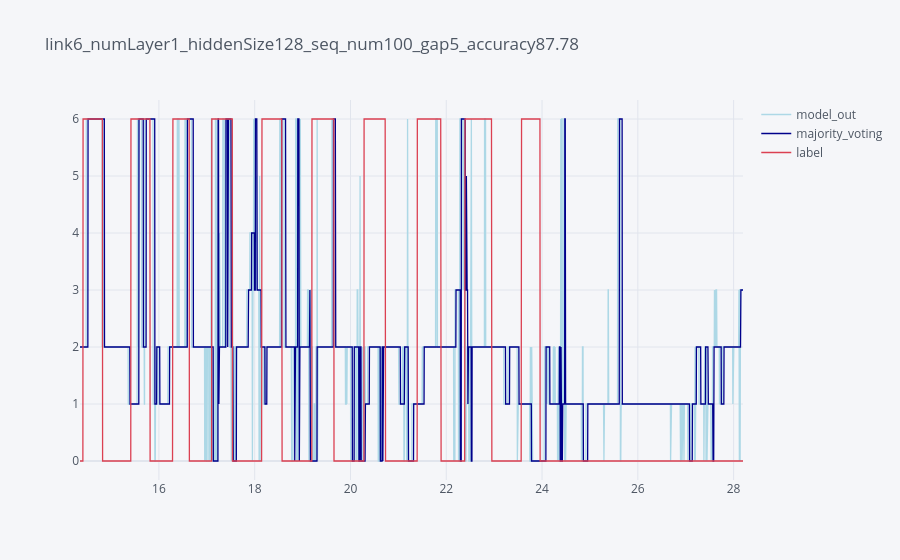

The notebook cell this image was saved under:
### Markdown cell above
### plot

### Code cell
best_models_index, folder_name , data_name, dof  = ([   [1, 64, 3, 50],
                                                        [1, 64, 3, 80],
                                                        [1, 64, 3, 100],
                                                        [1, 64, 5, 50],
                                                        [1, 64, 5, 80],
                                                        [1, 64, 5, 100],
                                                        [1, 128, 3, 50],
                                                        [1, 128, 3, 80],
                                                        [1, 128, 3, 100],
                                                        [1, 128, 5, 50],
                                                        [1, 128, 5, 80],
                                                        [1, 128, 5, 100] ], f'pipelines/trained_models/{data_name}/contact_localization/fine_tuned{batch_size}/', data_name, dof)

#best_models_index = [[2, 128, 3, 200]]
# hyperparameters

n = 14  # Window size for majority voting

device = torch.device("cuda:0" if torch.cuda.is_available() else "cpu")

if device.type == "cuda":
    print("Using GPU:", torch.cuda.get_device_name())

main_path = os.getcwd().replace('pipelines', '')

dataset_info = {
os.getcwd().replace('pipelines', '') + f'/dataset/{data_name}/labeled_data/': 7
}

dict_label = {'link7': 7, 'link6':6, 'link5':5, 'link4':4, 'link3':3, 'link2':2, 'link1':1, 'no_contact': 0}
selected_features = [f'e{i}' for i in range(dof)]#+[ f'de{i}' for i in range(robot_dof)]


counter = 1
links = ['link7', 'link6', 'link5', 'link4', 'link3', 'link2', 'link1']
for num_layers, hidden_size, gap, seq_num in best_models_index:
    for model_name in os.listdir(f'{main_path}/{folder_name}/'):
        if f'numLayer{num_layers}_hiddenSize{hidden_size}_seq_num{seq_num}_gap{gap}' in model_name:
            print(counter,')  ' , num_layers, hidden_size, gap, seq_num)
            counter +=1
            model = cnnLSTM(num_features_joints=seq_num, num_layers=num_layers, hidden_size=hidden_size, dropout=0.7, bidirectional=True)
            model.to(device)
            model.load_state_dict(torch.load(f'{main_path}/{folder_name}/{model_name}'))
            model.eval()
            y_pred, y_true= [], []

            for data_path, dof in dataset_info.items():
                # Load the dataset for testing
                testing_datasets = LoadDatasets(data_path, dict_label)
                test_datasetloader = DataLoader(testing_datasets, batch_size=1, shuffle=False)
                for link in links:
                    # Iterate through the dataset (trials)
                    for trial_dataset_path, label in test_datasetloader:
                        if link in trial_dataset_path[0]:
                            # Load the dataset for the specific trial
                            data = LoadSeqDataset(file_path=trial_dataset_path[0], label=label[0], 
                                                selected_features=selected_features[0:dof], seq_num=seq_num, gap=1)
                            data.sequences = data.sequences[len(data)//2:-1]
                            # Initialize an empty dataframe if not done before
                            df = pd.DataFrame(columns=["time", "label", "model_out", "probability", "majority_voting"])

                            # Create a DataLoader for this specific trial data
                            test_loader = DataLoader(data, batch_size=len(data), shuffle=False)

                            # Iterate through the DataLoader to make predictions
                            for batch_idx, (seqs, labels) in enumerate(test_loader):
                                seqs = seqs.float().to(device)  # Convert sequences to float and move to device

                                # Perform the prediction without gradient computation
                                with torch.no_grad():
                                    predictions = model.prediction(seqs)

                                # Fill the dataframe with the results
                                df['time'] = data.data.time[len(data.data.time)-len(data)-1:-1]
                                df['label'] = labels.cpu().numpy()  # Convert label to numpy
                                df['model_out'] = predictions.cpu().detach().numpy()  # Convert predictions to numpy
                                df['majority_voting'] = majority_voting_last_n(df['model_out'], n)

                            # Plotting using Plotly (assuming you have plotly installed)
                            df.iplot(x='time', y=['model_out', 'majority_voting', 'label'], 
                                    colors=[ 'lightblue', 'darkblue', 'red'], 
                                    title=f'{link}_{model_name}')
                            break

### Figure 1 — Plotly figure (JSON) as saved in the notebook; plotly's stock layout.template omitted (floating-point values rounded to 4 significant figures; data arrays with more than 128 entries replaced by an {"elided": "..."} marker saying what was removed)
{"data": [{"line": {"color": "rgba(173, 216, 230, 1.0)", "dash": "solid", "shape": "linear", "width": 1.3}, "mode": "lines", "name": "model_out", "text": "", "type": "scatter", "x": {"elided": "2770 float values"}, "y": {"elided": "2770 int values"}}, {"line": {"color": "rgba(0, 0, 139, 1.0)", "dash": "solid", "shape": "linear", "width": 1.3}, "mode": "lines", "name": "majority_voting", "text": "", "type": "scatter", "x": {"elided": "2770 float values"}, "y": {"elided": "2770 int values"}}, {"line": {"color": "rgba(219, 64, 82, 1.0)", "dash": "solid", "shape": "linear", "width": 1.3}, "mode": "lines", "name": "label", "text": "", "type": "scatter", "x": {"elided": "2770 float values"}, "y": {"elided": "2770 int values"}}], "layout": {"legend": {"bgcolor": "#F5F6F9", "font": {"color": "#4D5663"}}, "paper_bgcolor": "#F5F6F9", "plot_bgcolor": "#F5F6F9", "title": {"font": {"color": "#4D5663"}, "text": "link6_numLayer1_hiddenSize128_seq_num100_gap5_accuracy87.78"}, "xaxis": {"gridcolor": "#E1E5ED", "showgrid": true, "tickfont": {"color": "#4D5663"}, "title": {"font": {"color": "#4D5663"}, "text": ""}, "zerolinecolor": "#E1E5ED"}, "yaxis": {"gridcolor": "#E1E5ED", "showgrid": true, "tickfont": {"color": "#4D5663"}, "title": {"font": {"color": "#4D5663"}, "text": ""}, "zerolinecolor": "#E1E5ED"}}}
